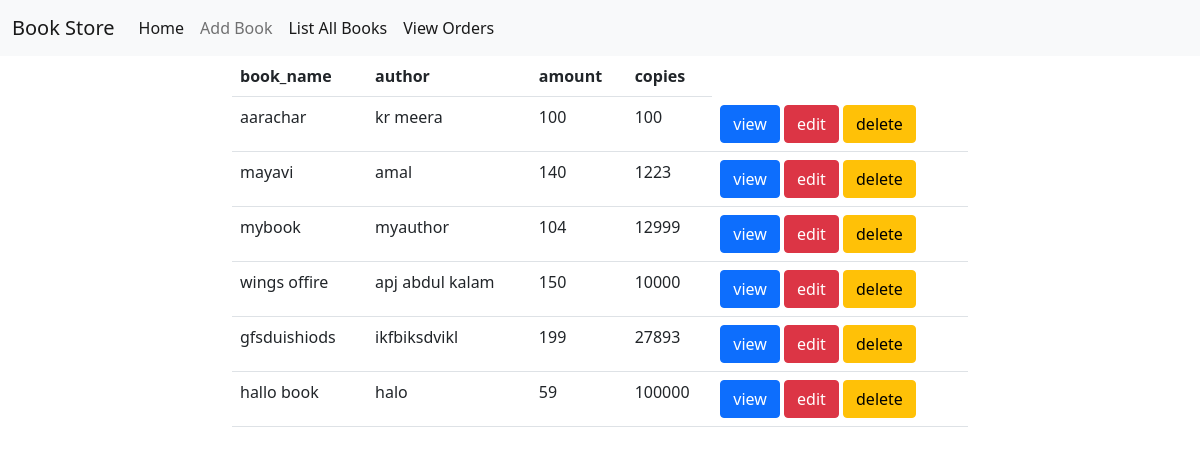
Page /books/all on the committed database.
### book/models.py (models this page shows, shortened)
class Books(models.Model):
    book_name=models.CharField(max_length=100,unique=True)
    author=models.CharField(max_length=100)
    amount =models.PositiveIntegerField()
    copies=models.PositiveIntegerField()
    image=models.ImageField(upload_to="images",null=True)

### book/views.py (the view)
# urls.py: path('books/all',bv.BookListView.as_view(),name="allbooks"),
class BookListView(View):
    def get(self, request):
        qs=Books.objects.all()
        return render(request, "book_list.html",{'books':qs})

### book/templates/book_list.html
{%extends 'base.html'%}
{%block body_block%}
 <div class="row">
        <div class="col-2"></div>
        <div class="col-8">
            <table class="table">
                <tr>
                    <th>book_name</th>
                    <th>author</th>
                    <th>amount</th>
                    <th>copies</th>
                </tr>
                {%for book in books%}
                <tr>
                    <td>{{book.book_name}}</td>
                    <td>{{book.author}}</td>
                    <td>{{book.amount}}</td>
                    <td>{{book.copies}}</td>
                    <td><a href="{%url 'bookdetails' book.id%}" class="btn btn-primary">view</a>
                        <a href="{%url 'changebook' book.id%}" class="btn btn-danger">edit</a>
                        <a href="{%url 'deletebook' book.id%}" class="btn btn-warning">delete</a>
                    </td>
                    {%endfor%}
                </tr>
            </table>
        </div>
        <div class="col-2"></div>
    </div>
{%endblock%}

### book/templates/base.html (shortened to what this page needs)
<!DOCTYPE html>
<html lang="en">
<head>
  <link href="https://cdn.jsdelivr.net/npm/bootstrap@5.1.3/dist/css/bootstrap.min.css" rel="stylesheet">
</head>
<body>
<nav class="navbar navbar-expand-lg navbar-light bg-light">
  <div class="container-fluid">
    <a class="navbar-brand" href="#">Book Store</a>
    <div class="collapse navbar-collapse" id="navbarSupportedContent">
      <ul class="navbar-nav me-auto mb-2 mb-lg-0">
        <li class="nav-item">
          <a class="nav-link active" aria-current="page" href="#">Home</a>
        </li>
        <li class="nav-item">
          <a class="nav-link" href="{%url 'addbook'%}">Add Book</a>
        </li>
         <li class="nav-item">
          <a class="nav-link active" aria-current="page" href="{%url 'allbooks'%}">List All Books</a>
        </li>
         <li class="nav-item">
          <a class="nav-link active" aria-current="page" href="#">View Orders</a>
        </li>
    </div>
  </div>
</nav>
<div class="container">
  {%block body_block%}
  {%endblock%}
</div>
</body>
</html>

### rows in the picture
Books: book_name "aarachar", author "kr meera", amount "100", copies "100"
Books: book_name "mayavi", author "amal", amount "140", copies "1223"
Books: book_name "mybook", author "myauthor", amount "104", copies "12999"
Books: book_name "wings offire", author "apj abdul kalam", amount "150", copies "10000"
Books: book_name "gfsduishiods", author "ikfbiksdvikl", amount "199", copies "27893"
Books: book_name "hallo book", author "halo", amount "59", copies "100000"
